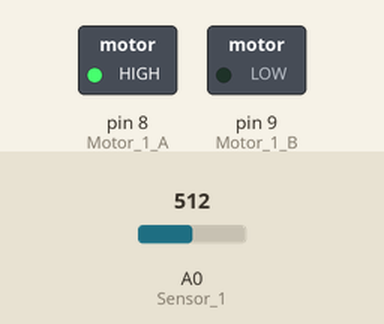
This sketch was run on a simulated Arduino Uno, built with avr-gcc and run on an emulated ATmega328P. Shown: switched loads named in the sketch (green lamp = pin HIGH). The test bench sets the inputs (shaded band); at power-on: A0 (Sensor_1) = 512. What the sketch prints to the serial monitor is not drawn.

Above: at 4.2 s.
4.3 s: A0 (Sensor_1) set to 557
5.8 s: A0 (Sensor_1) set to 531
Timing chart, 0 to 8.8 s (numbered marks = the images above; inputs shaded):
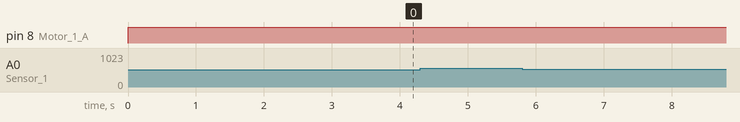

Measured:
- after the input at 4.3 s, every drawn part: stays the same
- after the input at 5.8 s, every drawn part: stays the same

The sketch:

LAB1.ino
```cpp
// C++ code
//
  int Sensor_1 = A0;
  int Motor_1_A = 8;
  int Motor_1_B = 9;

void setup()
{
 	pinMode(Motor_1_A, OUTPUT);
  	pinMode(Motor_1_B, OUTPUT);
  	Serial.begin(9600);
}

void loop()
{
	float sensor_val = analogRead(Sensor_1);
  	int sensor_map_val = map(sensor_val, 0, 539, 1, 10);

  	if(sensor_map_val > 5){

      digitalWrite(Motor_1_A, 1);
      digitalWrite(Motor_1_B,0);
      Serial.print("Backward ----- ");

    }else{
      digitalWrite(Motor_1_A, 1);
      digitalWrite(Motor_1_B,0);
      Serial.print("Forward ----- " );
    }

  Serial.print(sensor_val);
  Serial.print(" -----> ");
  Serial.println(sensor_map_val);


}
```
